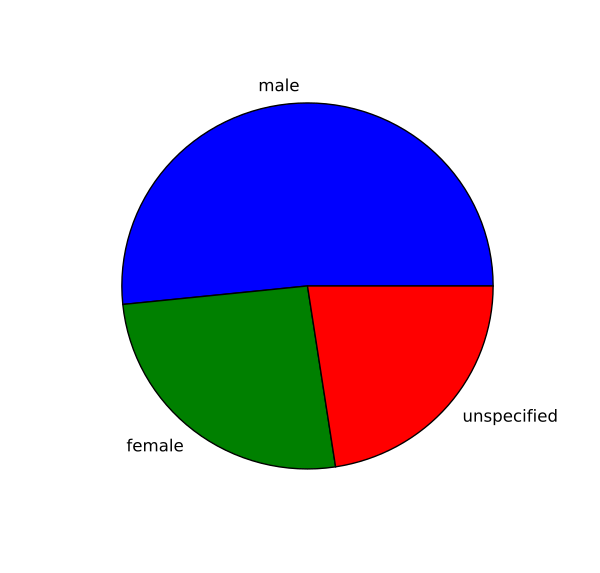

Reproduce this figure in Python.
#!/usr/bin/env python
import numpy as np
import matplotlib.pyplot as plt
import csv

data = csv.DictReader(open("annotator_demographics.csv"))
culture1 = [x['gender'] for x in data]
plt.subplot(111)

labels = set(culture1)
freq = [culture1.count(x) for x in labels]
N = len(labels)

ind = np.arange(N)  # the x locations for the groups
width = 0.5       # the width of the bars

plt.pie(freq, labels=labels)

#plt.ylabel('Frequency')
#plt.title('Self-reported Primary Culture for Annotators')
#plt.xticks(ind+width/2., list(labels) )

#plt.legend( (rects1[0], rects2[0]), ('Men', 'Women') )

#plt.ylim([0,150])

plt.show()
